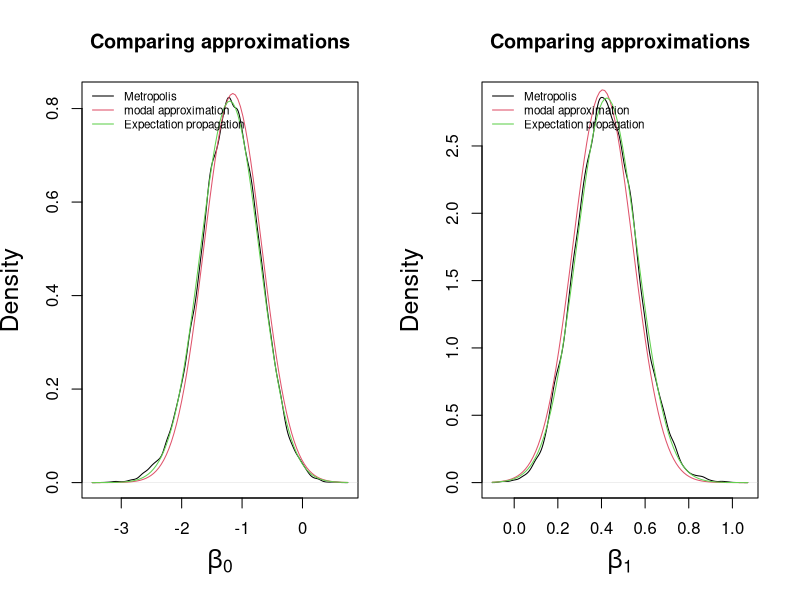

Reproduce this figure in R.
## ---- chunk 1
knitr::opts_chunk$set(echo = TRUE)
set.seed(2334576)
## ---- chunk 2

#Coding for implementing Expectation-propagation for logistic regression.

#Arguments.
#response, response vector
#n: vector of trial sizes
#iter: number of rounds to consider
#epsilon: convergence criteria.

EP.logit<-function(response,n,X,iter,epsilon){
N<-length(response) #size of dataset.
p<-dim(X)[2]
  
Sigmainvmu <-matrix(0,p,N) #natural parameter \Sigma^{-1}mu
Sigmainv  <-rep(list(diag(p)),N)  #natural parameter \Sigma^{-1}, stored as list

#Previous parameters of g.
Sigmainvmu0<-rowSums(Sigmainvmu)
Sigmainv0   <-Reduce("+",Sigmainv)
  
#g_0(\bm \beta) need not be updated and is assumed flat.

#function for tilted distribution
tilt.dist      <- function(x){
gnoti          <-dnorm(x,mean=Mnoti,sd=sqrt(Vnoti))
pr              <-(1+exp(-x))^(-1)
like           <-dbinom(response[i],n[i],pr)
result <-gnoti*like
return(result)
}

#loop for updating g_i(\bm \beta) i= 1, ..., n.
for(j in 1:iter){
for(i in 1:N){
Sigmainvmunoti <-rowSums(Sigmainvmu)  - Sigmainvmu[,i] #Natural parameter \Sigma_{-i}^{-1}\mu_{-i}
Sigmainvnoti   <-Reduce("+",Sigmainv) - Sigmainv[[i]]  #Natural parameter \Sigma_{-i}^{-1}\mu_{-i}
Sigmanoti      <-solve(Sigmainvnoti)                   #parameter \Sigma_{-i}
munoti         <-Sigmanoti%*%Sigmainvmunoti            #parameter \mu_{-i}
Mnoti          <-t(X[i,])%*%munoti                     #M_{-i}
Vnoti          <-t(X[i,])%*%Sigmanoti%*%X[i,]          #V_{-i}

#Moment matching.
E0<-integrate(f=function(x){tilt.dist(x)}, lower=Mnoti-10*sqrt(Vnoti), upper=Mnoti+10*sqrt(Vnoti))
E1<-integrate(f=function(x){x*tilt.dist(x)}, lower=Mnoti-10*sqrt(Vnoti), upper=Mnoti+10*sqrt(Vnoti))
E2<-integrate(f=function(x){x^2*tilt.dist(x)},lower=Mnoti-10*sqrt(Vnoti), upper=Mnoti+10*sqrt(Vnoti))  
M <- E1$value/E0$value       
V <- E2$value/E0$value - M^2

#Update g_i
MiViinv <- M/V - Mnoti/Vnoti
Viinv   <- 1/V - 1/Vnoti

#transform back to beta scale.
Sigmainvmu[,i] <-X[i,]%*%MiViinv  #natural parameter \Sigma^{-1}mu
Sigmainv[[i]]  <-X[i,]%*%Viinv%*%t(X[i,])
}
#Note by the way the previous lines of code have been written, step six has been implicitly. 

#Checking whether to stop iterations.
currentSinvmu <-rowSums(Sigmainvmu)   
currentSinv   <-Reduce("+",Sigmainv)

  diff1  <- sqrt((currentSinvmu-Sigmainvmu0)^2)/(abs(currentSinvmu)+0.01)
  diff2  <- sqrt((currentSinv-Sigmainv0)^2)/(abs(currentSinv)+0.01)
  diff.all<-c(diff1,diff2)
  if(max(diff.all) < epsilon) break else Sigmainvmu0 <- currentSinvmu; Sigmainv0 <- currentSinv 
}

#Final mean and variance-covariance matrix of g(\beta)
Sigma <-solve(currentSinv)
mu    <-Sigma%*%currentSinvmu


#Storing and returning results.
param<-list(mu,Sigma,j)
names(param)<-c('betahat','Sigma','iter_break')
return(param)  
}
## ---- chunk 3
#Run Metropolis sampling.
#Inputs:
#y: vector of responses
#n: vector (or scalar) of trial sizes. 
#X: predictor matrix including intercept.
#c: rescaling for variance-covariance matrix, scalar J(theta*|theta(t-1)) = N(theta(t-1), c^2*Sigma)
#Sigma is variance covariance matrix for parameters in J()
#iter: number of iterations
#burnin: number of initial iterations to throw out.
Metropolis.fn<-function(y,n,X,c,Sigma,iter,burnin){ 
  p <-dim(X)[2]   #number of parameters
  library(mvtnorm)
  theta0<-rnorm(p) #initial values.
  theta.sim<-matrix(0,iter,p) #matrix to store iterations
  theta.sim[1,]<-theta0   
  for(i in 1:(iter-1)){
    theta.cand <-rmvnorm(1,mean=theta.sim[i,],sigma=c^2*Sigma) #draw candidate (jointly)
    theta.cand <-as.numeric(theta.cand)  
    xbc        <-X%*%theta.cand      
    p.c        <-(1+exp(-xbc))^(-1)   #Calculating probability of success for candidates.
    xb         <-X%*%theta.sim[i,]
    p.b        <-(1+exp(-xb))^(-1)     #Calculating probability of success for theta(t-1). 
    #difference of log joint distributions.
    r<-sum( dbinom(y,size=n,prob=p.c,log=TRUE)-dbinom(y,size=n,prob=p.b,log=TRUE) )
    #Draw an indicator whether to accept/reject candidate
    ind<-rbinom(1,1,exp( min(c(r,0)) ) )
    theta.sim[i+1,]<- ind*theta.cand + (1-ind)*theta.sim[i,]
  }
  
  #Removing the iterations in burnin phase
  results<-theta.sim[-c(1:burnin),]
  names(results)<-c('beta0','beta1') #column names
  return(results)
}
## ---- chunk 4
#Entering data
x <-0:6
y<-c(2,5,4,4,5,7,9)
N<-10   

n<-length(y)
X<-cbind(rep(1,n),x)
#Normal approximation at posterior mode
mod<-glm(cbind(y,N-y)~x,family=binomial('logit'))   
#Expectation propagation
mresult<-EP.logit(response=y,n=rep(N,n),X=X,iter=100,epsilon=1e-6)
#Metropolis algorithm
attempt1<-Metropolis.fn(y=y,n=N,X=X,c=2.4/sqrt(2),Sigma=vcov(mod),iter=100000,burnin=50000)
## ---- chunk 5

par(mfrow=c(1,2))
for(i in 1:2){
plot(density(attempt1[,i]),xlab=bquote(beta[.(i-1)]),main='Comparing approximations',cex.lab=1.5)
curve(dnorm(x,mean=mod$coef[i],sd=sqrt(vcov(mod)[i,i])),add=TRUE,col=2 )
curve(dnorm(x,mean=mresult$betahat[i],sd=sqrt(mresult$Sigma[i,i])),add=TRUE,col=3 )
legend('topleft',legend=c('Metropolis','modal approximation','Expectation propagation'), 
       col=1:3,lty=1,bty='n',cex=0.7)
}
## ---- chunk 6
#Credible intervals, 95 %
confint(mod) #Posterior mode
qnorm(c(0.025,0.975),mean=mresult$betahat[1],sd=sqrt(mresult$Sigma[1,1]))
qnorm(c(0.025,0.975),mean=mresult$betahat[2],sd=sqrt(mresult$Sigma[2,2]))
apply(attempt1,2,FUN = function(x) quantile(x,c(0.025,0.975)))


